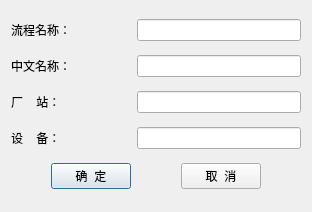
<?xml version="1.0" encoding="UTF-8"?>
<ui version="4.0">
 <class>SequenceEdit</class>
 <widget class="QDialog" name="SequenceEdit">
  <property name="geometry">
   <rect>
    <x>0</x>
    <y>0</y>
    <width>302</width>
    <height>212</height>
   </rect>
  </property>
  <property name="windowTitle">
   <string>编辑流程</string>
  </property>
  <layout class="QVBoxLayout" name="verticalLayout">
   <item>
    <layout class="QHBoxLayout" name="horizontalLayout">
     <item>
      <widget class="QLabel" name="label">
       <property name="minimumSize">
        <size>
         <width>120</width>
         <height>0</height>
        </size>
       </property>
       <property name="maximumSize">
        <size>
         <width>120</width>
         <height>16777215</height>
        </size>
       </property>
       <property name="styleSheet">
        <string notr="true">font: 14pt &quot;宋体&quot;;</string>
       </property>
       <property name="text">
        <string>流程名称：</string>
       </property>
      </widget>
     </item>
     <item>
      <widget class="QLineEdit" name="lename"/>
     </item>
    </layout>
   </item>
   <item>
    <layout class="QHBoxLayout" name="horizontalLayout_2">
     <item>
      <widget class="QLabel" name="label_2">
       <property name="minimumSize">
        <size>
         <width>120</width>
         <height>0</height>
        </size>
       </property>
       <property name="maximumSize">
        <size>
         <width>120</width>
         <height>16777215</height>
        </size>
       </property>
       <property name="styleSheet">
        <string notr="true">font: 14pt &quot;宋体&quot;;</string>
       </property>
       <property name="text">
        <string>中文名称：</string>
       </property>
      </widget>
     </item>
     <item>
      <widget class="QLineEdit" name="lechname"/>
     </item>
    </layout>
   </item>
   <item>
    <layout class="QHBoxLayout" name="horizontalLayout_3">
     <item>
      <widget class="QLabel" name="label_3">
       <property name="minimumSize">
        <size>
         <width>120</width>
         <height>0</height>
        </size>
       </property>
       <property name="maximumSize">
        <size>
         <width>120</width>
         <height>16777215</height>
        </size>
       </property>
       <property name="styleSheet">
        <string notr="true">font: 14pt &quot;宋体&quot;;</string>
       </property>
       <property name="text">
        <string>厂    站：</string>
       </property>
      </widget>
     </item>
     <item>
      <widget class="QLineEdit" name="lestation"/>
     </item>
    </layout>
   </item>
   <item>
    <layout class="QHBoxLayout" name="horizontalLayout_4">
     <item>
      <widget class="QLabel" name="label_4">
       <property name="minimumSize">
        <size>
         <width>120</width>
         <height>0</height>
        </size>
       </property>
       <property name="maximumSize">
        <size>
         <width>120</width>
         <height>16777215</height>
        </size>
       </property>
       <property name="styleSheet">
        <string notr="true">font: 14pt &quot;宋体&quot;;</string>
       </property>
       <property name="text">
        <string>设    备：</string>
       </property>
      </widget>
     </item>
     <item>
      <widget class="QLineEdit" name="leunit"/>
     </item>
    </layout>
   </item>
   <item>
    <layout class="QHBoxLayout" name="horizontalLayout_5">
     <property name="spacing">
      <number>50</number>
     </property>
     <property name="leftMargin">
      <number>40</number>
     </property>
     <property name="rightMargin">
      <number>40</number>
     </property>
     <item>
      <widget class="QPushButton" name="pushButtonOK">
       <property name="styleSheet">
        <string notr="true">font: 14pt &quot;宋体&quot;;</string>
       </property>
       <property name="text">
        <string>确  定</string>
       </property>
      </widget>
     </item>
     <item>
      <widget class="QPushButton" name="pushButtonCancel">
       <property name="styleSheet">
        <string notr="true">font: 14pt &quot;宋体&quot;;</string>
       </property>
       <property name="text">
        <string>取  消</string>
       </property>
      </widget>
     </item>
    </layout>
   </item>
  </layout>
 </widget>
 <tabstops>
  <tabstop>lename</tabstop>
  <tabstop>lechname</tabstop>
  <tabstop>lestation</tabstop>
  <tabstop>leunit</tabstop>
  <tabstop>pushButtonOK</tabstop>
  <tabstop>pushButtonCancel</tabstop>
 </tabstops>
 <resources/>
 <connections/>
</ui>
